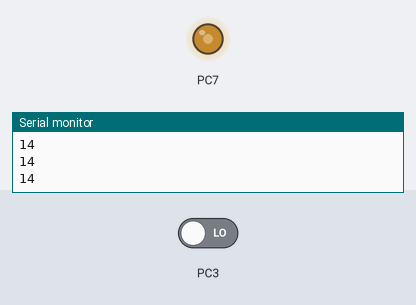
Bench run of a sketch on a simulated STM32 Blue Pill. On the bench: output pins drawn as LEDs (lit = HIGH), the last lines printed to the serial monitor. The test bench sets the inputs (shaded band); at power-on: PC3 LOW.

Above: at 2.8 s.
2.9 s: PC3 driven HIGH
At 4.2 s:
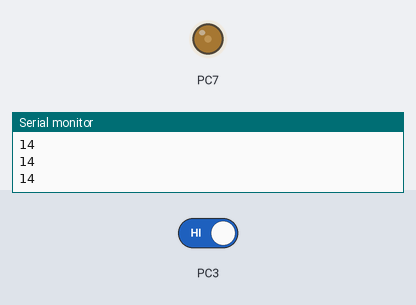
4.5 s: PC3 driven LOW
At 6.0 s:
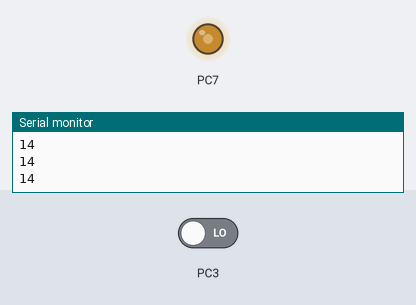
Timing chart, 0 to 7.5 s (numbered marks = the images above; inputs shaded):
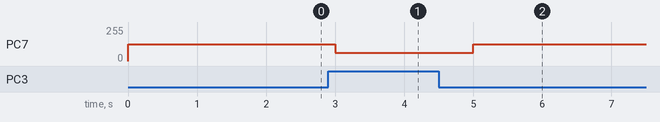

Measured:
- after the input at 2.9 s, PC7: 127/255 → 63/255 after 0.10 s
- after the input at 4.5 s, PC7: 63/255 → 127/255 after 0.50 s

The sketch:

timer_example_v2.ino
```cpp
/*
  All-in-one setPWM
  This example shows how to configure a PWM with HardwareTimer in one single function call.
  PWM is generated on `LED_BUILTIN` if available.
  No interruption callback used: PWM is generated by hardware.
  Once configured, there is no CPU load.
*/

/*
  Note: Please verify that 'pin' used for PWM has HardwareTimer capability for your board
  This is specially true for F1 serie (BluePill, ...)
*/

//#if defined(LED_BUILTIN)
//#define pin  LED_BUILTIN
//#else
//#define pin  D2
//#endif

#define pin PC7

TIM_TypeDef *Instance = (TIM_TypeDef *)pinmap_peripheral(digitalPinToPinName(pin), PinMap_PWM);
uint32_t channel = STM_PIN_CHANNEL(pinmap_function(digitalPinToPinName(pin), PinMap_PWM));
HardwareTimer *MyTim = new HardwareTimer(Instance);

void setup()
{
  Serial.begin(57600);

  //Serial.println(digitalPinToPinName(pin));
  //Serial.println(channel);
  // no need to configure pin, it will be done by HardwareTimer configuration
  // pinMode(pin, OUTPUT);

  // Automatically retrieve TIM instance and channel associated to pin
  // This is used to be compatible with all STM32 series automatically.


  // Instantiate HardwareTimer object. Thanks to 'new' instantiation, HardwareTimer is not destructed when setup() function is finished.


  // Configure and start PWM
  // MyTim->setPWM(channel, pin, 5, 10, NULL, NULL); // No callback required, we can simplify the function call
  MyTim->setPWM(channel, pin, 1, 25); // 5 Hertz, 10% dutycycle
  while(!Serial){
    delay(4);
  }

}

uint32_t timer_cnt = 0;
void loop()
{
  timer_cnt = micros();
  if (digitalRead(PC3) == HIGH){
    MyTim->setCaptureCompare(channel, 250000, MICROSEC_COMPARE_FORMAT);
  }
  else{
    MyTim->setCaptureCompare(channel, 500000, MICROSEC_COMPARE_FORMAT);
  }

  Serial.println(micros() - timer_cnt);
  delay(1000);

}
```
